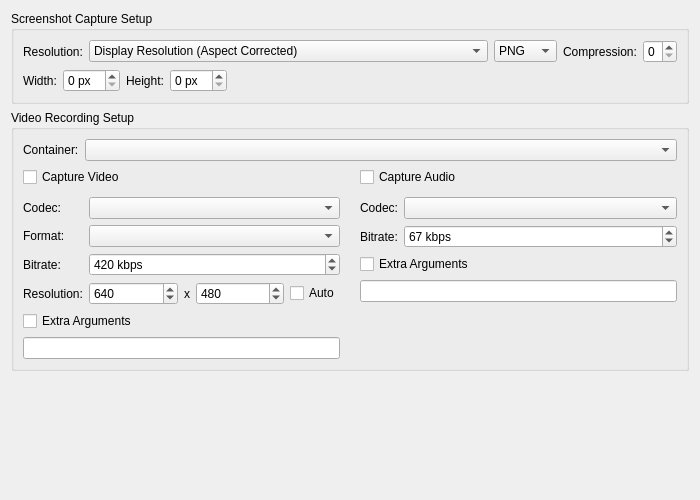
<?xml version="1.0" encoding="UTF-8"?>
<ui version="4.0">
 <class>GraphicsMediaCaptureSettingsTab</class>
 <widget class="QWidget" name="GraphicsMediaCaptureSettingsTab">
  <property name="geometry">
   <rect>
    <x>0</x>
    <y>0</y>
    <width>700</width>
    <height>500</height>
   </rect>
  </property>
  <property name="windowTitle">
   <string/>
  </property>
  <layout class="QVBoxLayout" name="verticalLayout">
   <item>
    <widget class="QGroupBox" name="screenshotGroupBox">
     <property name="title">
      <string>Screenshot Capture Setup</string>
     </property>
     <layout class="QGridLayout" name="gridLayout_2">
      <item row="0" column="0">
       <layout class="QHBoxLayout" name="screenshotLayout" stretch="0,1,0,0">
        <item>
         <widget class="QLabel" name="screenshotSizeLabel">
          <property name="text">
           <string>Resolution:</string>
          </property>
          <property name="buddy">
           <cstring>screenshotSize</cstring>
          </property>
         </widget>
        </item>
        <item>
         <widget class="QComboBox" name="screenshotSize">
          <property name="sizePolicy">
           <sizepolicy hsizetype="Expanding" vsizetype="Fixed">
            <horstretch>0</horstretch>
            <verstretch>0</verstretch>
           </sizepolicy>
          </property>
          <item>
           <property name="text">
            <string>Display Resolution (Aspect Corrected)</string>
           </property>
          </item>
          <item>
           <property name="text">
            <string>Internal Resolution (Aspect Corrected)</string>
           </property>
          </item>
          <item>
           <property name="text">
            <string>Internal Resolution (No Aspect Correction)</string>
           </property>
          </item>
          <item>
           <property name="text">
            <string>Custom Resolution</string>
           </property>
          </item>
         </widget>
        </item>
        <item>
         <widget class="QComboBox" name="screenshotFormat">
          <item>
           <property name="text">
            <string>PNG</string>
           </property>
          </item>
          <item>
           <property name="text">
            <string>JPEG</string>
           </property>
          </item>
          <item>
           <property name="text">
            <string>WebP</string>
           </property>
          </item>
         </widget>
        </item>
        <item>
         <widget class="QStackedWidget" name="screenshotEncodingOptions">
          <property name="sizePolicy">
           <sizepolicy hsizetype="Maximum" vsizetype="Fixed">
            <horstretch>0</horstretch>
            <verstretch>0</verstretch>
           </sizepolicy>
          </property>
          <widget class="QWidget" name="screenshotPNGOptions">
           <layout class="QHBoxLayout" name="screenshotPNGLayout">
            <property name="leftMargin">
             <number>0</number>
            </property>
            <property name="topMargin">
             <number>0</number>
            </property>
            <property name="rightMargin">
             <number>0</number>
            </property>
            <property name="bottomMargin">
             <number>0</number>
            </property>
            <item>
             <widget class="QLabel" name="screenshotPNGCompressionLabel">
              <property name="text">
               <string>Compression:</string>
              </property>
              <property name="buddy">
               <cstring>screenshotPNGCompression</cstring>
              </property>
             </widget>
            </item>
            <item>
             <widget class="QSpinBox" name="screenshotPNGCompression">
              <property name="maximum">
               <number>9</number>
              </property>
             </widget>
            </item>
           </layout>
          </widget>
          <widget class="QWidget" name="screenshotJPEGOptions">
           <layout class="QHBoxLayout" name="screenshotJPEGLayout">
            <property name="leftMargin">
             <number>0</number>
            </property>
            <property name="topMargin">
             <number>0</number>
            </property>
            <property name="rightMargin">
             <number>0</number>
            </property>
            <property name="bottomMargin">
             <number>0</number>
            </property>
            <item>
             <widget class="QLabel" name="screenshotJPEGQualityLabel">
              <property name="text">
               <string>Quality:</string>
              </property>
              <property name="buddy">
               <cstring>screenshotJPEGQuality</cstring>
              </property>
             </widget>
            </item>
            <item>
             <widget class="QSpinBox" name="screenshotJPEGQuality">
              <property name="suffix">
               <string>%</string>
              </property>
              <property name="minimum">
               <number>1</number>
              </property>
              <property name="maximum">
               <number>100</number>
              </property>
             </widget>
            </item>
           </layout>
          </widget>
          <widget class="QWidget" name="screenshotWebPOptions">
           <layout class="QHBoxLayout" name="screenshotWebPLayout">
            <property name="leftMargin">
             <number>0</number>
            </property>
            <property name="topMargin">
             <number>0</number>
            </property>
            <property name="rightMargin">
             <number>0</number>
            </property>
            <property name="bottomMargin">
             <number>0</number>
            </property>
            <item>
             <widget class="QLabel" name="screenshotWebPQualityLabel">
              <property name="text">
               <string>Quality:</string>
              </property>
              <property name="buddy">
               <cstring>screenshotWebPQuality</cstring>
              </property>
             </widget>
            </item>
            <item>
             <widget class="QSpinBox" name="screenshotWebPQuality">
              <property name="suffix">
               <string>%</string>
              </property>
              <property name="minimum">
               <number>1</number>
              </property>
              <property name="maximum">
               <number>100</number>
              </property>
             </widget>
            </item>
           </layout>
          </widget>
         </widget>
        </item>
       </layout>
      </item>
      <item row="1" column="0">
       <widget class="QWidget" name="screenshotDimensions" native="true">
        <layout class="QHBoxLayout" name="screenshotDimensionsLayout">
         <property name="leftMargin">
          <number>0</number>
         </property>
         <property name="topMargin">
          <number>0</number>
         </property>
         <property name="rightMargin">
          <number>0</number>
         </property>
         <property name="bottomMargin">
          <number>0</number>
         </property>
         <item>
          <widget class="QLabel" name="screenshotWidthLabel">
           <property name="text">
            <string>Width:</string>
           </property>
           <property name="buddy">
            <cstring>screenshotWidth</cstring>
           </property>
          </widget>
         </item>
         <item>
          <widget class="QSpinBox" name="screenshotWidth">
           <property name="suffix">
            <string> px</string>
           </property>
          </widget>
         </item>
         <item>
          <widget class="QLabel" name="screenshotHeightLabel">
           <property name="text">
            <string>Height:</string>
           </property>
           <property name="buddy">
            <cstring>screenshotHeight</cstring>
           </property>
          </widget>
         </item>
         <item>
          <widget class="QSpinBox" name="screenshotHeight">
           <property name="suffix">
            <string> px</string>
           </property>
          </widget>
         </item>
         <item>
          <spacer name="screenshotDimensionsSpacer">
           <property name="orientation">
            <enum>Qt::Horizontal</enum>
           </property>
           <property name="sizeHint" stdset="0">
            <size>
             <width>40</width>
             <height>20</height>
            </size>
           </property>
          </spacer>
         </item>
        </layout>
       </widget>
      </item>
     </layout>
    </widget>
   </item>
   <item>
    <widget class="QGroupBox" name="captureTabGroupBox">
     <property name="statusTip">
      <string>capture</string>
     </property>
     <property name="title">
      <string>Video Recording Setup</string>
     </property>
     <layout class="QFormLayout" name="captureTabGroupBoxLayout">
      <item row="0" column="0">
       <widget class="QLabel" name="captureContainerLabel">
        <property name="text">
         <string>Container:</string>
        </property>
        <property name="buddy">
         <cstring>captureContainer</cstring>
        </property>
       </widget>
      </item>
      <item row="0" column="1">
       <widget class="QComboBox" name="captureContainer"/>
      </item>
      <item row="1" column="0" colspan="2">
       <layout class="QGridLayout" name="captureOptionLayout" columnstretch="1,1">
        <property name="horizontalSpacing">
         <number>20</number>
        </property>
        <property name="verticalSpacing">
         <number>10</number>
        </property>
        <item row="1" column="1">
         <widget class="QWidget" name="audioCaptureOptions" native="true">
          <layout class="QFormLayout" name="formLayout_10">
           <property name="leftMargin">
            <number>0</number>
           </property>
           <property name="topMargin">
            <number>0</number>
           </property>
           <property name="rightMargin">
            <number>0</number>
           </property>
           <property name="bottomMargin">
            <number>0</number>
           </property>
           <item row="0" column="0">
            <widget class="QLabel" name="audioCaptureCodecLabel">
             <property name="text">
              <string>Codec:</string>
             </property>
             <property name="buddy">
              <cstring>audioCaptureCodec</cstring>
             </property>
            </widget>
           </item>
           <item row="0" column="1">
            <widget class="QComboBox" name="audioCaptureCodec"/>
           </item>
           <item row="1" column="0">
            <widget class="QLabel" name="audioCaptureBitrateLabel">
             <property name="text">
              <string>Bitrate:</string>
             </property>
             <property name="buddy">
              <cstring>audioCaptureBitrate</cstring>
             </property>
            </widget>
           </item>
           <item row="1" column="1">
            <widget class="QSpinBox" name="audioCaptureBitrate">
             <property name="suffix">
              <string> kbps</string>
             </property>
             <property name="minimum">
              <number>16</number>
             </property>
             <property name="maximum">
              <number>2048</number>
             </property>
             <property name="singleStep">
              <number>1</number>
             </property>
             <property name="value">
              <number>67</number>
             </property>
            </widget>
           </item>
           <item row="2" column="0" colspan="2">
            <widget class="QCheckBox" name="enableAudioCaptureArguments">
             <property name="text">
              <string>Extra Arguments</string>
             </property>
            </widget>
           </item>
           <item row="3" column="0" colspan="2">
            <widget class="QLineEdit" name="audioCaptureArguments"/>
           </item>
          </layout>
         </widget>
        </item>
        <item row="0" column="1">
         <widget class="QCheckBox" name="enableAudioCapture">
          <property name="text">
           <string>Capture Audio</string>
          </property>
         </widget>
        </item>
        <item row="1" column="0">
         <widget class="QWidget" name="videoCaptureOptions" native="true">
          <layout class="QFormLayout" name="formLayout_6">
           <property name="leftMargin">
            <number>0</number>
           </property>
           <property name="topMargin">
            <number>0</number>
           </property>
           <property name="rightMargin">
            <number>0</number>
           </property>
           <property name="bottomMargin">
            <number>0</number>
           </property>
           <item row="0" column="0">
            <widget class="QLabel" name="videoCaptureCodecLabel">
             <property name="text">
              <string>Codec:</string>
             </property>
             <property name="buddy">
              <cstring>videoCaptureCodec</cstring>
             </property>
            </widget>
           </item>
           <item row="0" column="1">
            <widget class="QComboBox" name="videoCaptureCodec"/>
           </item>
           <item row="1" column="0">
            <widget class="QLabel" name="videoCaptureFomatLabel">
             <property name="text">
              <string>Format:</string>
             </property>
             <property name="buddy">
              <cstring>videoCaptureFormat</cstring>
             </property>
            </widget>
           </item>
           <item row="1" column="1">
            <widget class="QComboBox" name="videoCaptureFormat"/>
           </item>
           <item row="2" column="0">
            <widget class="QLabel" name="videoCaptureBitrateLabel">
             <property name="text">
              <string>Bitrate:</string>
             </property>
             <property name="buddy">
              <cstring>videoCaptureBitrate</cstring>
             </property>
            </widget>
           </item>
           <item row="2" column="1">
            <widget class="QSpinBox" name="videoCaptureBitrate">
             <property name="suffix">
              <string extracomment="Unit that will appear next to a number. Alter the space or whatever is needed before the text depending on your language."> kbps</string>
             </property>
             <property name="minimum">
              <number>100</number>
             </property>
             <property name="maximum">
              <number>200000</number>
             </property>
             <property name="singleStep">
              <number>100</number>
             </property>
             <property name="value">
              <number>420</number>
             </property>
            </widget>
           </item>
           <item row="3" column="0">
            <widget class="QLabel" name="videoCaptureResolutionLabel">
             <property name="text">
              <string>Resolution:</string>
             </property>
             <property name="buddy">
              <cstring>videoCaptureWidth</cstring>
             </property>
            </widget>
           </item>
           <item row="3" column="1">
            <layout class="QHBoxLayout" name="videoCaptureResolutionLayout" stretch="1,0,1,0">
             <item>
              <widget class="QSpinBox" name="videoCaptureWidth">
               <property name="minimum">
                <number>320</number>
               </property>
               <property name="maximum">
                <number>32768</number>
               </property>
               <property name="singleStep">
                <number>16</number>
               </property>
               <property name="value">
                <number>640</number>
               </property>
              </widget>
             </item>
             <item>
              <widget class="QLabel" name="xLabel">
               <property name="text">
                <string>x</string>
               </property>
               <property name="buddy">
                <cstring>videoCaptureHeight</cstring>
               </property>
              </widget>
             </item>
             <item>
              <widget class="QSpinBox" name="videoCaptureHeight">
               <property name="minimum">
                <number>240</number>
               </property>
               <property name="maximum">
                <number>32768</number>
               </property>
               <property name="singleStep">
                <number>16</number>
               </property>
               <property name="value">
                <number>480</number>
               </property>
              </widget>
             </item>
             <item>
              <widget class="QCheckBox" name="videoCaptureResolutionAuto">
               <property name="text">
                <string>Auto</string>
               </property>
              </widget>
             </item>
            </layout>
           </item>
           <item row="4" column="0" colspan="2">
            <widget class="QCheckBox" name="enableVideoCaptureArguments">
             <property name="text">
              <string>Extra Arguments</string>
             </property>
            </widget>
           </item>
           <item row="5" column="0" colspan="2">
            <widget class="QLineEdit" name="videoCaptureArguments"/>
           </item>
          </layout>
         </widget>
        </item>
        <item row="0" column="0">
         <widget class="QCheckBox" name="enableVideoCapture">
          <property name="text">
           <string>Capture Video</string>
          </property>
         </widget>
        </item>
       </layout>
      </item>
     </layout>
    </widget>
   </item>
   <item>
    <spacer name="verticalSpacer">
     <property name="orientation">
      <enum>Qt::Orientation::Vertical</enum>
     </property>
     <property name="sizeHint" stdset="0">
      <size>
       <width>20</width>
       <height>0</height>
      </size>
     </property>
    </spacer>
   </item>
  </layout>
 </widget>
 <tabstops>
  <tabstop>screenshotSize</tabstop>
  <tabstop>screenshotFormat</tabstop>
  <tabstop>screenshotPNGCompression</tabstop>
  <tabstop>screenshotJPEGQuality</tabstop>
  <tabstop>screenshotWebPQuality</tabstop>
  <tabstop>screenshotWidth</tabstop>
  <tabstop>screenshotHeight</tabstop>
  <tabstop>captureContainer</tabstop>
  <tabstop>enableVideoCapture</tabstop>
  <tabstop>videoCaptureCodec</tabstop>
  <tabstop>videoCaptureFormat</tabstop>
  <tabstop>videoCaptureBitrate</tabstop>
  <tabstop>videoCaptureWidth</tabstop>
  <tabstop>videoCaptureHeight</tabstop>
  <tabstop>videoCaptureResolutionAuto</tabstop>
  <tabstop>enableVideoCaptureArguments</tabstop>
  <tabstop>videoCaptureArguments</tabstop>
  <tabstop>enableAudioCapture</tabstop>
  <tabstop>audioCaptureCodec</tabstop>
  <tabstop>audioCaptureBitrate</tabstop>
  <tabstop>enableAudioCaptureArguments</tabstop>
  <tabstop>audioCaptureArguments</tabstop>
 </tabstops>
 <resources/>
 <connections/>
</ui>
